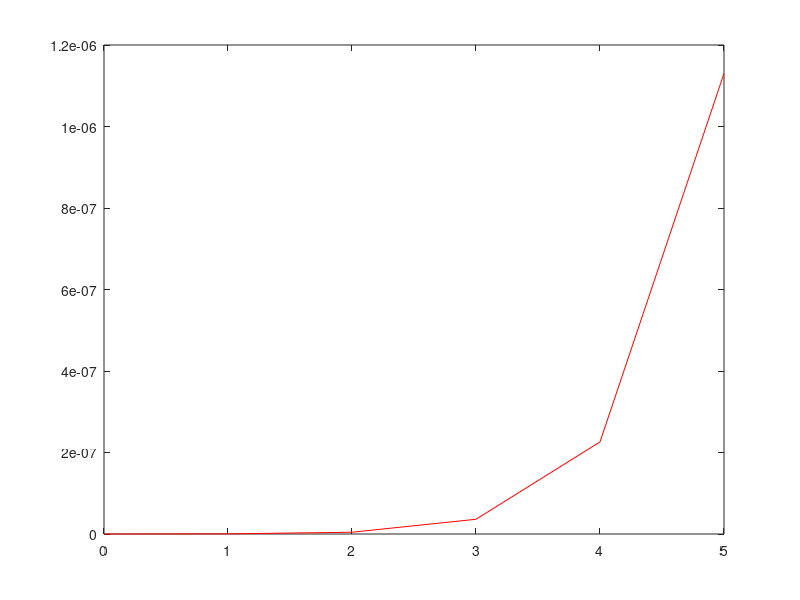

The MATLAB script that drew this image:
cases = input("([30, inf)) n = ");
probability = input("([0, 0.05]) probability = ");

values = 0:cases;
binomial = binopdf(values, cases, probability);
poisson = poisspdf(values, cases * probability);

plot(values, binomial, "color", "b", "*");
hold on;
plot(values, poisson, "color", "r");